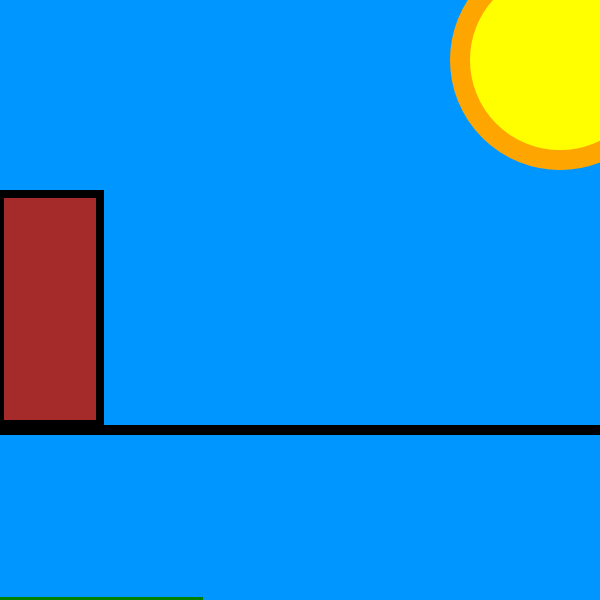
Frame 1 (no input)
Frame 60 (no input): identical to frame 1, image omitted
Frame 120 (the mouse pressed at the canvas centre since frame 60): identical to frame 1, image omitted

The p5.js sketch that drew this single still picture (run headless with seeded random() and noise() and a simulated clock; from frame 60 on, the mouse is pressed at the canvas centre):

// p5.js sketch
// ── sketch.js
/*Kris M.
Title: 

*/
function setup() {
  createCanvas(600, 600);
}

function draw() {
  background(0,150,5000);

/*this is the sun*/
  strokeWeight(20);
  stroke("orange")
fill("yellow")
circle(560,60,200);

/*this is the tree*/
strokeWeight(8);
stroke("black")
fill("brown")
rect(0,194,100,230);
rect()

/*this is the line that 
seperates the sky and
 the grass*/
strokeWeight(15)
fill("yellow")
strokeWeight(10)
stroke("black")
line(600,430,0,430)

/*grass*/
strokeWeight(6)
stroke("green")
fill("green")
rect(0,600,200,300)
}
